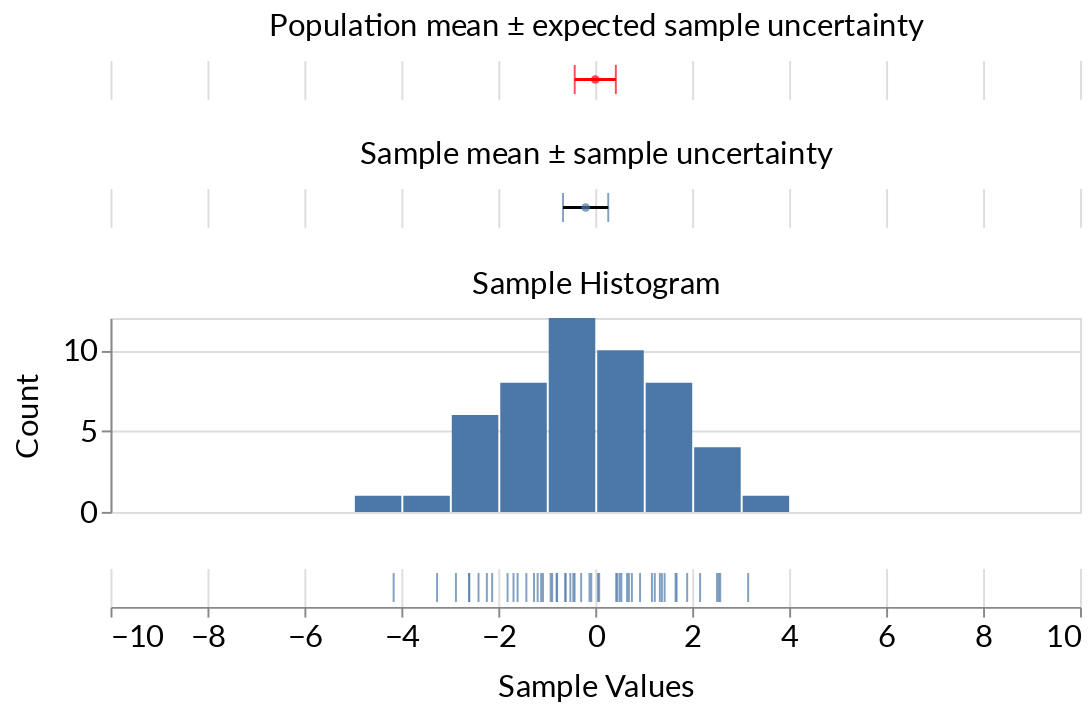

The cell this chart's notebook holds for it:
### Markdown cell above
### Try it!

### Code cell
# infinite population & random sample
# ===================================    
plot_population_vs_sample_mean()

### Figure 1 — Vega-Lite specification as saved in the notebook (floating-point values rounded to 4 significant figures)
{"config": {"title": {"fontSize": 24.0, "font": ["Lato", "Helvetica Neue", "Helvetica", "Arial", "Sans Serif"], "fontWeight": "normal"}, "axisX": {"labelFont": ["Lato", "Helvetica Neue", "Helvetica", "Arial", "Sans Serif"], "labelFontSize": 16, "titleFont": ["Lato", "Helvetica Neue", "Helvetica", "Arial", "Sans Serif"], "titleFontSize": 16, "titleFontWeight": "normal", "titlePadding": 10}, "axisY": {"labelFont": ["Lato", "Helvetica Neue", "Helvetica", "Arial", "Sans Serif"], "labelFontSize": 16, "titleFont": ["Lato", "Helvetica Neue", "Helvetica", "Arial", "Sans Serif"], "titleFontSize": 16, "titleFontWeight": "normal", "titlePadding": 10}, "legend": {"labelFont": ["Lato", "Helvetica Neue", "Helvetica", "Arial", "Sans Serif"], "labelFontSize": 16, "titleFont": ["Lato", "Helvetica Neue", "Helvetica", "Arial", "Sans Serif"], "titleFontSize": 16, "titleFontWeight": "normal"}, "text": {"font": ["Lato", "Helvetica Neue", "Helvetica", "Arial", "Sans Serif"], "fontSize": 14.4}}, "vconcat": [{"layer": [{"mark": {"type": "errorbar", "color": "red", "rule": {"size": 1.5}, "ticks": true}, "encoding": {"x": {"type": "quantitative", "axis": {"domain": false, "labels": false, "orient": "top", "ticks": false, "title": "Population mean ± expected sample uncertainty"}, "field": "xmin"}, "x2": {"field": "xmax"}}, "selection": {"selector003": {"type": "single", "bind": {"input": "range", "min": 10, "max": 200, "step": 1, "name": "Sample size"}, "init": {"samples": 50}}, "selector002": {"type": "single", "bind": {"input": "range", "min": 0.1, "max": 5, "step": 0.1, "name": "Pop. Std."}, "init": {"std": 1.5}}, "selector001": {"type": "single", "bind": {"input": "range", "min": -5, "max": 5, "step": 0.1, "name": "Pop. mean"}, "init": {"mean": 0}}}}, {"mark": {"type": "point", "color": "red", "filled": true, "size": 20, "stroke": null}, "encoding": {"x": {"type": "quantitative", "axis": {"title": ""}, "field": "mean", "scale": {"domain": [-10, 10]}}}}], "data": {"name": "data-a34019366e793aa5e70591f9693d64a7"}, "transform": [{"calculate": "selector001['mean']", "as": "mean"}, {"calculate": "selector002['std']", "as": "std"}, {"calculate": "selector003['samples']", "as": "samples"}, {"calculate": "selector004['ses']", "as": "ses"}, {"calculate": "+datum.mean - datum.ses * datum.std / sqrt(+datum.samples)", "as": "xmin"}, {"calculate": "+datum.mean + datum.ses * datum.std / sqrt(+datum.samples)", "as": "xmax"}], "view": {"strokeWidth": 0}, "width": 500}, {"vconcat": [{"layer": [{"mark": {"type": "errorbar", "rule": {"size": 1.5}, "ticks": true}, "encoding": {"x": {"type": "quantitative", "axis": {"domain": false, "labels": false, "orient": "top", "ticks": false, "title": "Sample mean ± sample uncertainty"}, "field": "bar_min", "scale": {"domain": [-10, 10]}}, "x2": {"field": "bar_max"}}, "selection": {"selector004": {"type": "single", "bind": {"input": "range", "min": 1, "max": 3, "step": 1, "name": "Show std. errors"}, "init": {"ses": 2}}, "selector003": {"type": "single", "bind": {"input": "range", "min": 10, "max": 200, "step": 1, "name": "Sample size"}, "init": {"samples": 50}}, "selector002": {"type": "single", "bind": {"input": "range", "min": 0.1, "max": 5, "step": 0.1, "name": "Pop. Std."}, "init": {"std": 1.5}}, "selector001": {"type": "single", "bind": {"input": "range", "min": -5, "max": 5, "step": 0.1, "name": "Pop. mean"}, "init": {"mean": 0}}}}, {"mark": {"type": "point", "filled": true, "size": 20, "stroke": null}, "encoding": {"x": {"type": "quantitative", "field": "sample_mean"}}}], "transform": [{"aggregate": [{"op": "mean", "field": "x", "as": "sample_mean"}, {"op": "stderr", "field": "x", "as": "sample_err"}]}, {"calculate": "selector004['ses']", "as": "ses"}, {"calculate": "+datum.sample_mean - datum.ses * datum.sample_err", "as": "bar_min"}, {"calculate": "+datum.sample_mean + datum.ses * datum.sample_err", "as": "bar_max"}], "view": {"strokeWidth": 0}, "width": 500}, {"mark": {"type": "bar", "clip": true}, "encoding": {"x": {"type": "quantitative", "axis": {"domain": false, "labels": false, "orient": "top", "ticks": false, "title": "Sample Histogram"}, "bin": {}, "field": "x", "scale": {"domain": [-10, 10]}}, "y": {"type": "quantitative", "aggregate": "count", "title": "Count"}}, "height": 100, "selection": {"selector004": {"type": "single", "bind": {"input": "range", "min": 1, "max": 3, "step": 1, "name": "Show std. errors"}, "init": {"ses": 2}}, "selector003": {"type": "single", "bind": {"input": "range", "min": 10, "max": 200, "step": 1, "name": "Sample size"}, "init": {"samples": 50}}, "selector002": {"type": "single", "bind": {"input": "range", "min": 0.1, "max": 5, "step": 0.1, "name": "Pop. Std."}, "init": {"std": 1.5}}, "selector001": {"type": "single", "bind": {"input": "range", "min": -5, "max": 5, "step": 0.1, "name": "Pop. mean"}, "init": {"mean": 0}}}, "width": 500}, {"mark": {"type": "tick", "clip": true}, "encoding": {"x": {"type": "quantitative", "axis": {"title": "Sample Values"}, "field": "x", "scale": {"domain": [-10, 10]}}}, "selection": {"selector004": {"type": "single", "bind": {"input": "range", "min": 1, "max": 3, "step": 1, "name": "Show std. errors"}, "init": {"ses": 2}}, "selector003": {"type": "single", "bind": {"input": "range", "min": 10, "max": 200, "step": 1, "name": "Sample size"}, "init": {"samples": 50}}, "selector002": {"type": "single", "bind": {"input": "range", "min": 0.1, "max": 5, "step": 0.1, "name": "Pop. Std."}, "init": {"std": 1.5}}, "selector001": {"type": "single", "bind": {"input": "range", "min": -5, "max": 5, "step": 0.1, "name": "Pop. mean"}, "init": {"mean": 0}}}, "view": {"strokeWidth": 0}, "width": 500}], "data": {"sequence": {"start": 0, "stop": 200, "as": "t"}}, "transform": [{"filter": "(datum.t <= toNumber(selector003.samples))"}, {"calculate": "selector001['mean']", "as": "mean"}, {"calculate": "selector002['std']", "as": "std"}, {"calculate": "sampleNormal(+datum.mean,+datum.std)", "as": "x"}]}], "$schema": "https://vega.github.io/schema/vega-lite/v4.8.1.json", "datasets": {"data-a34019366e793aa5e70591f9693d64a7": [{"x": 1}]}}
